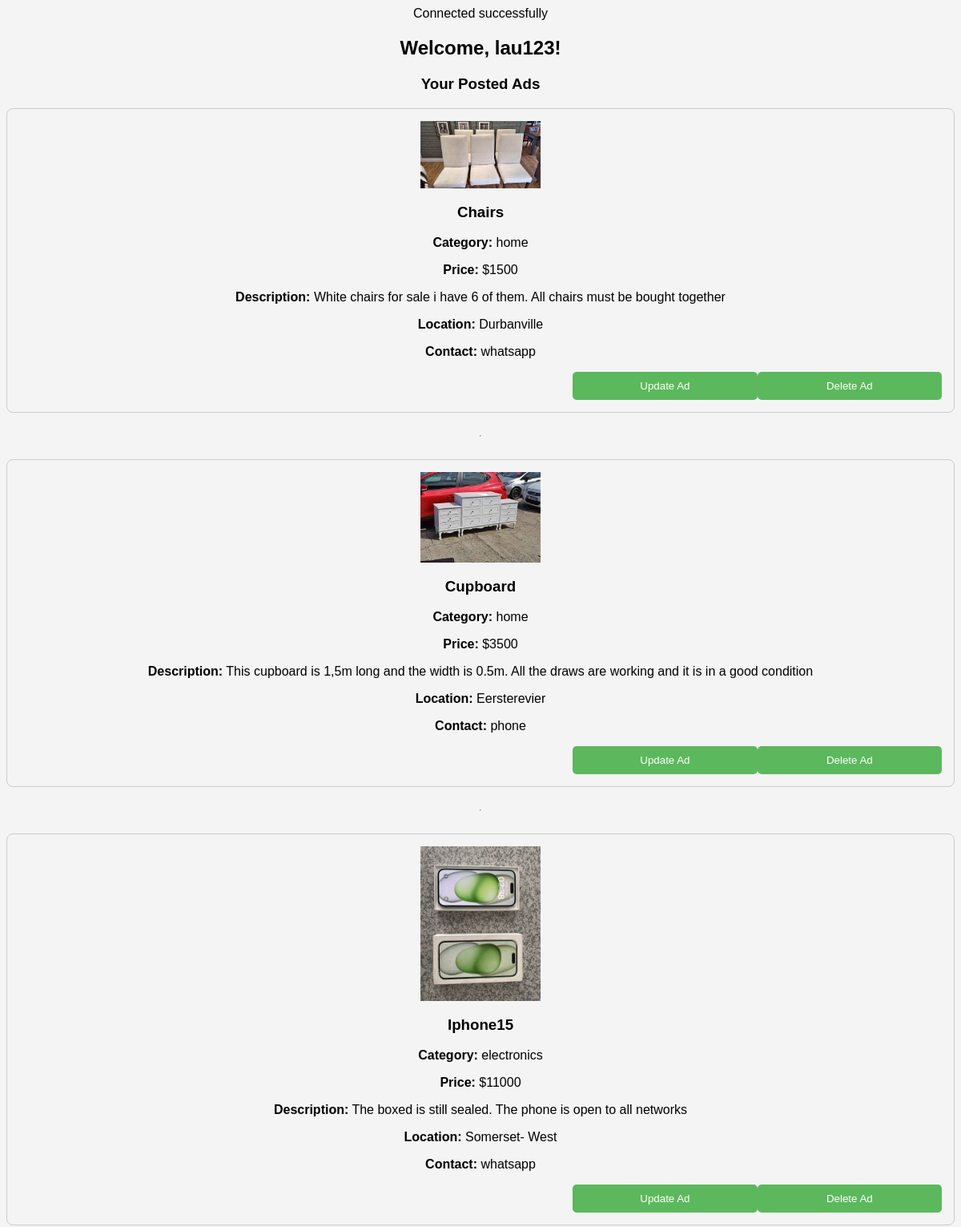
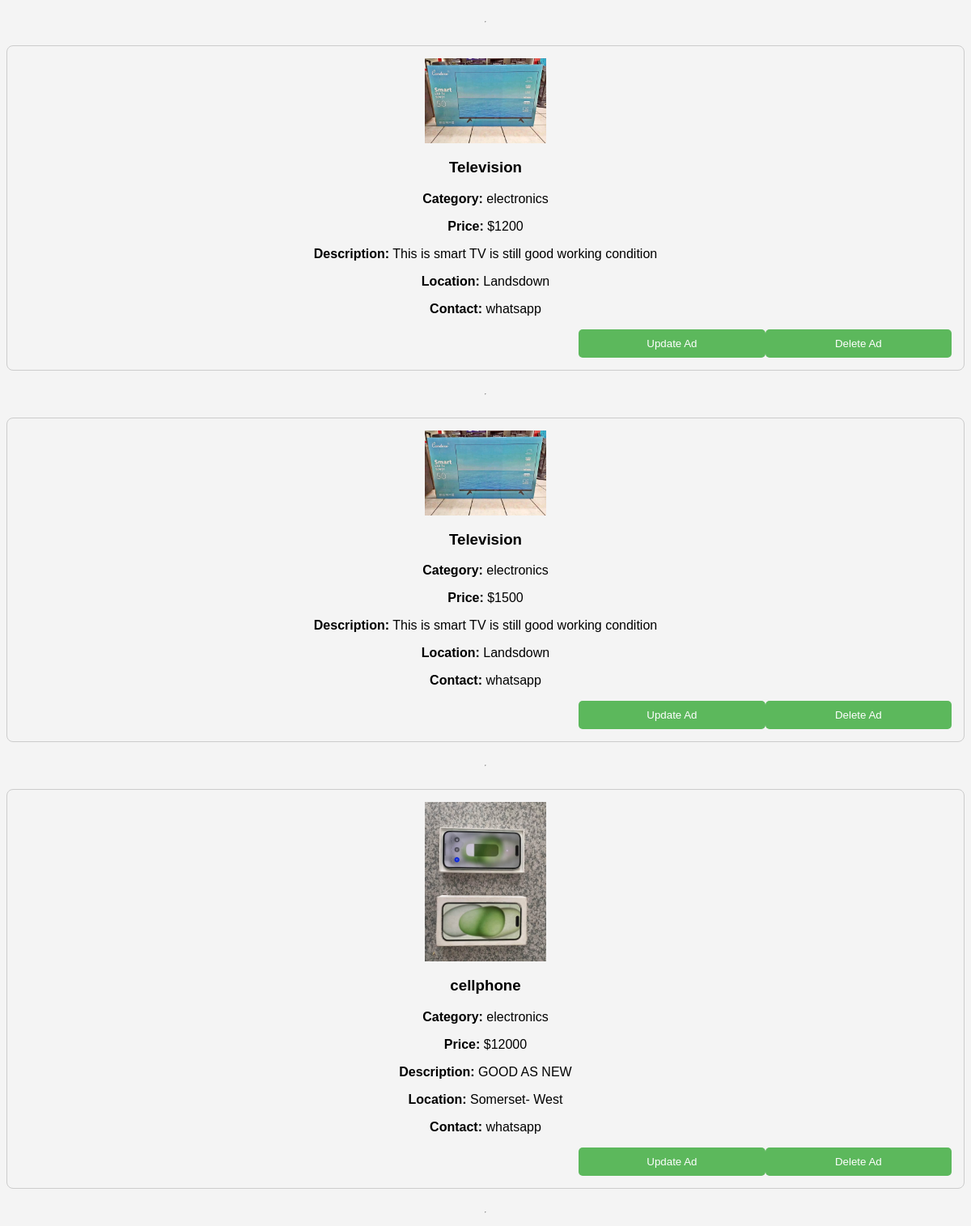
/profile.php (signed in), run on the app's committed database (2 pictures, top to bottom).
### tables this page shows
CREATE TABLE `listing` (
  `listing_id` int(11) NOT NULL,
  `title` varchar(250) NOT NULL,
  `category` varchar(250) NOT NULL,
  `price` int(11) NOT NULL,
  `description` text NOT NULL,
  `imagePath` varchar(250) NOT NULL,
  `location` varchar(250) NOT NULL,
  `contact` text NOT NULL,
  `username` int(250) NOT NULL
);

### profile.php (the view, shortened to what this page needs)
<?php
include 'dbconn.php';
$username = $_SESSION['username'];
$stmt = $conn->prepare("SELECT * FROM listing WHERE username = ?");
$stmt->bind_param("s", $username);
$stmt->execute();
$result = $stmt->get_result();
?>
<!DOCTYPE html>
<html>
<head>
    <link rel="stylesheet" href="styles.css">
</head>
<body>
    <h2>Welcome, <?php echo htmlspecialchars($username); ?>!</h2>
    <h3>Your Posted Ads</h3>
    <?php if ($result && $result->num_rows > 0): ?>
        <div class="ad-list">
            <?php while ($row = $result->fetch_assoc()): ?>
                <div class="ad-item">
                    <?php if (!empty($row['imagePath'])): ?>
                        <img src="<?php echo htmlspecialchars($row['imagePath']); ?>" alt="Ad Image" width="150">
                    <?php endif; ?>
                    <h3><?php echo htmlspecialchars($row['title']); ?></h3>
                    <p><strong>Category:</strong> <?php echo htmlspecialchars($row['category']); ?></p>
                    <p><strong>Price:</strong> $<?php echo htmlspecialchars($row['price']); ?></p>
                    <p><strong>Description:</strong> <?php echo htmlspecialchars($row['description']); ?></p>
                    <p><strong>Location:</strong> <?php echo htmlspecialchars($row['location']); ?></p>
                    <p><strong>Contact:</strong> <?php echo htmlspecialchars($row['contact']); ?></p>
                    <form method="POST" action="delete_ad.php" onsubmit="return confirm('Are you sure you want to delete this ad?');">
                        <button type="submit">Delete Ad</button>
                    </form>
                    <form method="GET" action="update_ad.php">
                        <button type="submit">Update Ad</button>
                    </form>
                </div>
                <hr>
            <?php endwhile; ?>
        </div>
    <?php else: ?>
        <p>You haven't posted any ads yet.</p>
    <?php endif; ?>
</body>
</html>

### styles.css (style rules this page uses)
body { font-family: Arial, Helvetica, sans-serif; background-color: #f4f4f4; text-align: center; }
button { width: 20%; padding: 10px; background: #5cb85c ; color: white; border: none; cursor: pointer; float:right; border-radius: 5px; }
.ad-list { display: flex; flex-direction: column; gap: 20px; }
.ad-item { border: 1px solid #ccc; padding: 15px; border-radius: 8px; }

### data on the page
listing: imagePath (picture), title "Chairs", category "home", price "1500", description "White chairs for sale i have 6 of them. All chairs must be bought together", location "Durbanville", contact "whatsapp"
listing: imagePath (picture), title "Cupboard", category "home", price "3500", description "This cupboard is 1,5m long and the width is 0.5m. All the draws are working and it is in a good condition", location "Eersterevier", contact "phone"
listing: imagePath (picture), title "Iphone15", category "electronics", price "11000", description "The boxed is still sealed. The phone is open to all networks", location "Somerset- West", contact "whatsapp"
listing: imagePath (picture), title "Television", category "electronics", price "1200", description "This is smart TV is still good working condition", location "Landsdown", contact "whatsapp"
listing: imagePath (picture), title "Television", category "electronics", price "1500", description "This is smart TV is still good working condition", location "Landsdown", contact "whatsapp"
listing: imagePath (picture), title "cellphone", category "electronics", price "12000", description "GOOD AS NEW", location "Somerset- West", contact "whatsapp"

### other printed values
$username "lau123"
